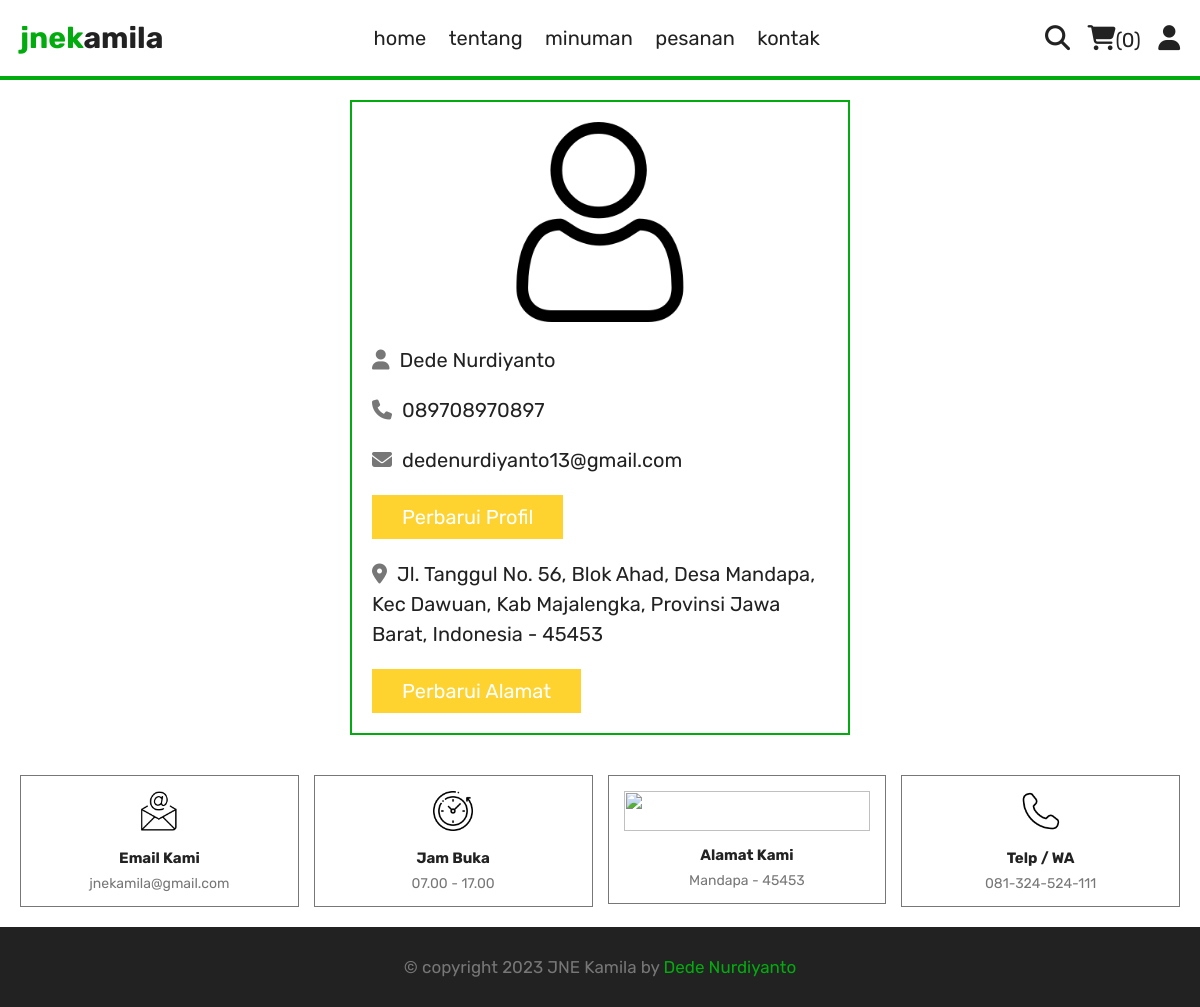
Screenshot of /profile.php (signed in) with the database file from the repository.
### tables this page shows
CREATE TABLE `users` (
  `id` int(100) NOT NULL,
  `name` varchar(20) NOT NULL,
  `email` varchar(50) NOT NULL,
  `number` varchar(13) NOT NULL,
  `password` varchar(50) NOT NULL,
  `address` varchar(500) NOT NULL
);

### profile.php (the view, shortened to what this page needs)
<?php
include 'components/connect.php';
?>
<!DOCTYPE html>
<html lang="en">
<head>
   <link rel="stylesheet" href="https://cdnjs.cloudflare.com/ajax/libs/font-awesome/6.1.1/css/all.min.css">
   <link rel="stylesheet" href="css/style.css">
</head>
<body>
<?php include 'components/user_header.php'; ?>
<section class="user-details">
   <div class="user">
      <img src="images/user.png" alt="">
      <p><i class="fas fa-user"></i><span><span><?= $fetch_profile['name']; ?></span></span></p>
      <p><i class="fas fa-phone"></i><span><?= $fetch_profile['number']; ?></span></p>
      <p><i class="fas fa-envelope"></i><span><?= $fetch_profile['email']; ?></span></p>
      <a href="update_profile.php" class="edit-btn">perbarui profil</a>
      <p class="address"><i class="fas fa-map-marker-alt"></i><span><?php if($fetch_profile['address'] == ''){echo 'silahkan masukkan alamat anda';}else{echo $fetch_profile['address'];} ?></span></p>
      <a href="update_address.php" class="edit-btn">perbarui alamat</a>
   </div>
</section>
<?php include 'components/footer.php'; ?>
</body>
</html>

### css/style.css (style rules this page uses)
:root { --primary: #03AC0E; --secondary: #7ddc1f; --yellow: #fed330; --red: #FF0000; --white: #fff; --black: #222; --light-color: #777; --border: .2rem solid var(--primary); --border-header: .4rem solid var(--primary); --border-footer: .1rem solid var(--light-color); --border-edit: .2rem solid var(--yellow); --border-times: .2rem solid var(--red); }
* { font-family: 'Rubik', sans-serif; margin: 0; padding: 0; box-sizing: border-box; outline: none; border: none; text-decoration: none; }
html { font-size: 62.5%; overflow-x: hidden; scroll-behavior: smooth; stop-opacity: 7rem; }
section { margin: 0 auto; max-width: 1200px; padding: 2rem; }
.btn, .delete-btn, .edit-btn { margin-top: 1rem; display: inline-block; font-size: 2rem; padding: 1rem 3rem; cursor: pointer; text-transform: capitalize; transition: .2s linear; }
.edit-btn { background-color: var(--yellow); color: var(--white); }
.user-details .user { max-width: 50rem; margin: 0 auto; border: var(--border); padding: 2rem; }
.user-details .user img { width: 100%; height: 20rem; object-fit: contain; margin-bottom: 1rem; }
.user-details .user p { padding: 1rem 0; line-height: 1.5; font-size: 2rem; }
.user-details .user p span { color: var(--black); }
.user-details .user p i { margin-right: 1rem; color: var(--light-color); }
.user-details .user .address { margin-top: 1rem; }

### rows the page displays
users: name "Dede Nurdiyanto", number "089708970897", email "dedenurdiyanto13@gmail.com", address "Jl. Tanggul No. 56, Blok Ahad, Desa Mandapa, Kec Dawuan, Kab Majalengka, Provinsi Jawa Barat, Indonesia - 45453"

### other values shown
$total_cart_items "0"
